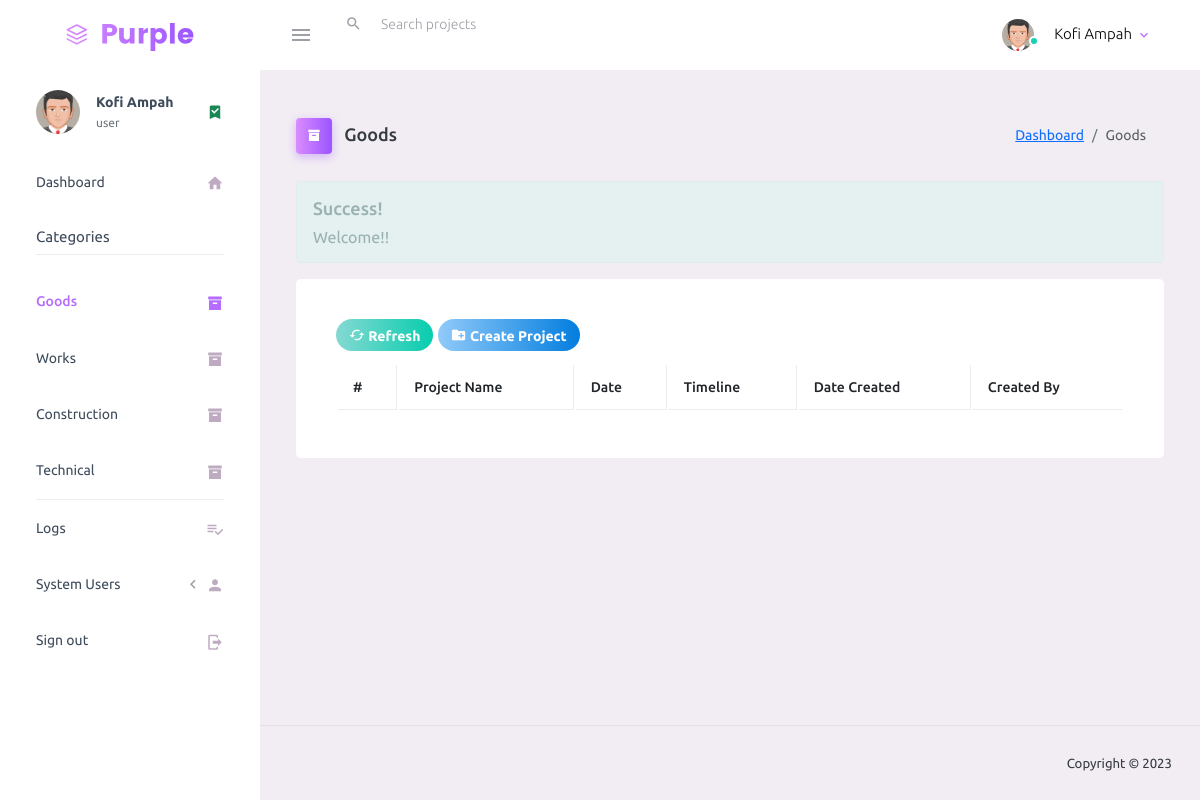
Page /goods.php (signed in) on the earlier database version.
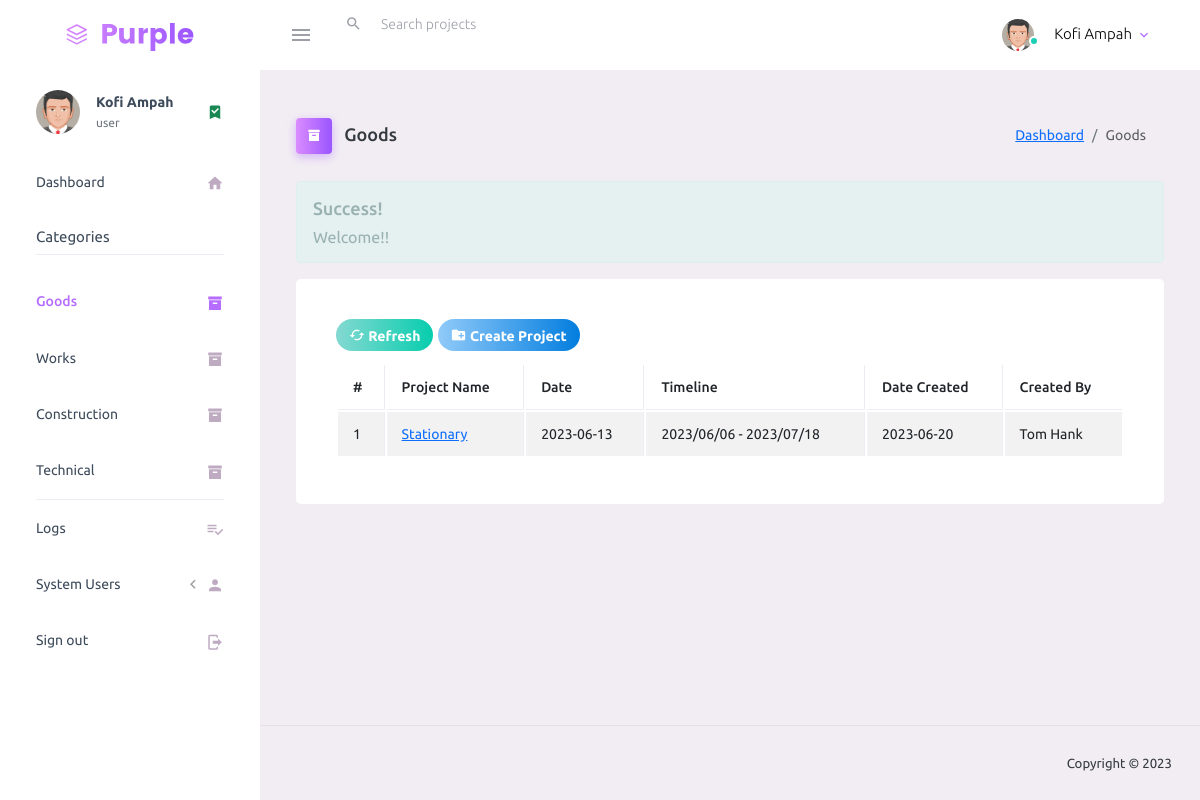
Same page on the later database version.
### tables this page shows
CREATE TABLE `projects` (
  `project_id` int(30) NOT NULL,
  `cat_id` int(30) NOT NULL,
  `project_name` text NOT NULL,
  `project_date` date NOT NULL,
  `project_timeline` text NOT NULL,
  `date_created` date NOT NULL DEFAULT current_timestamp(),
  `created_by` text NOT NULL,
  `delete_flag` int(2) NOT NULL DEFAULT 0 COMMENT '2 = deleted by admin; 1 = deleted by user; 0= not deleted'
);

### goods.php (the view, shortened to what this page needs)
<?php include 'inc/session.php'; ?>
<?php include 'inc/header.php'; ?>
<body>
    <div class="container-scroller">
        <?php include 'inc/menubar.php'; ?>
        <div class="container-fluid page-body-wrapper">
            <?php include 'inc/sidebar.php'; ?>
            <div class="main-panel">
                <div class="content-wrapper">
                    <div class="page-header">
                        <h3 class="page-title">
                            <span class="page-title-icon bg-gradient-primary text-white me-2">
                                <i class="mdi mdi-archive"></i>
                            </span> Goods
                        </h3>
                        <nav aria-label="breadcrumb">
                            <ol class="breadcrumb">
                                <li class="breadcrumb-item"><a href="dashboard.php">Dashboard</a></li>
                                <li class="breadcrumb-item active" aria-current="page">Goods</li>
                            </ol>
                        </nav>
                    </div>
                    <?php
                    if (isset($_SESSION['success'])) {
                        echo "
                            <div class='alert alert-success alert-dismissible'>
                            <h4><i class='icon fa fa-check'></i> Success!</h4>
                            " . $_SESSION['success'] . "
                            </div>
                        ";
                    }
                    ?>
                    <div class="row">
                        <div class="col-md-12 grid-margin stretch-card">
                            <div class="card">
                                <div class="card-body">
                                    <div class="card-title">
                                        <button title="Refresh" class="btn btn-gradient-success btn-rounded btn-sm" onClick="window.location.reload();"><i class="mdi mdi-cached"></i> Refresh</button>
                                        <button type="button" title="Create New" class="btn btn-gradient-info btn-rounded btn-sm addNew"><i class="mdi mdi-folder-plus"></i> Create Project</button>
                                    </div>
                                    <table id="example1" class="table table-bordered table-hover table-striped">
                                        <thead>
                                            <th>#</th>
                                            <th>Project Name</th>
                                            <th>Date</th>
                                            <th>Timeline</th>
                                            <th>Date Created</th>
                                            <th>Created By</th>
                                        </thead>
                                        <tbody>
                                            <?php
                                            $sql =  "SELECT * FROM projects WHERE cat_id = 1 AND delete_flag = 0 ORDER BY date_created DESC";
                                            $query = $conn->query($sql);
                                            $i = 1;
                                            while ($row = $query->fetch_assoc()) {
                                            ?>
                                                <tr>
                                                    <td><?= $i; ?></td>
                                                    <td><a title="View Project Details" href="project_phase.php?id=<?=base64_encode($row['project_id'])?>&page=<?=base64_encode('goods.php')?>&t=<?=base64_encode($row['project_name'])?>"><?= $row['project_name']; ?></a></td>
                                                    <td><?= $row['project_date']; ?></td>
                                                    <td><?= $row['project_timeline']; ?></td>
                                                    <td><?= $row['date_created']; ?></td>
                                                    <td><?= $row['created_by']; ?></td>
                                                </tr>
                                            <?php $i++;
                                            }
                                            ?>
                                        </tbody>
                                    </table>
                                </div>
                            </div>
                        </div>
                    </div>
                </div>
                <?php include 'inc/footer.php'; ?>
            </div>
        </div>
    </div>
</body>
</html>

Differences in the rows shown:
added projects: project_name "Stationary", project_date "2023-06-13", project_timeline "2023/06/06 - 2023/07/18", date_created "2023-06-20", created_by "Tom Hank"
